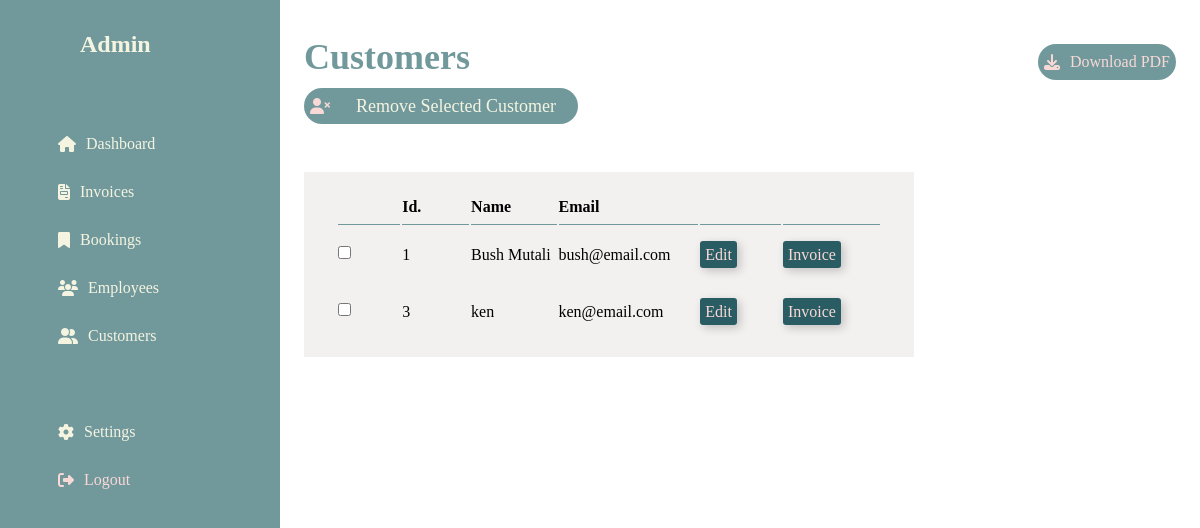
Before: /admin/dashboard.php?customers with the older database file.
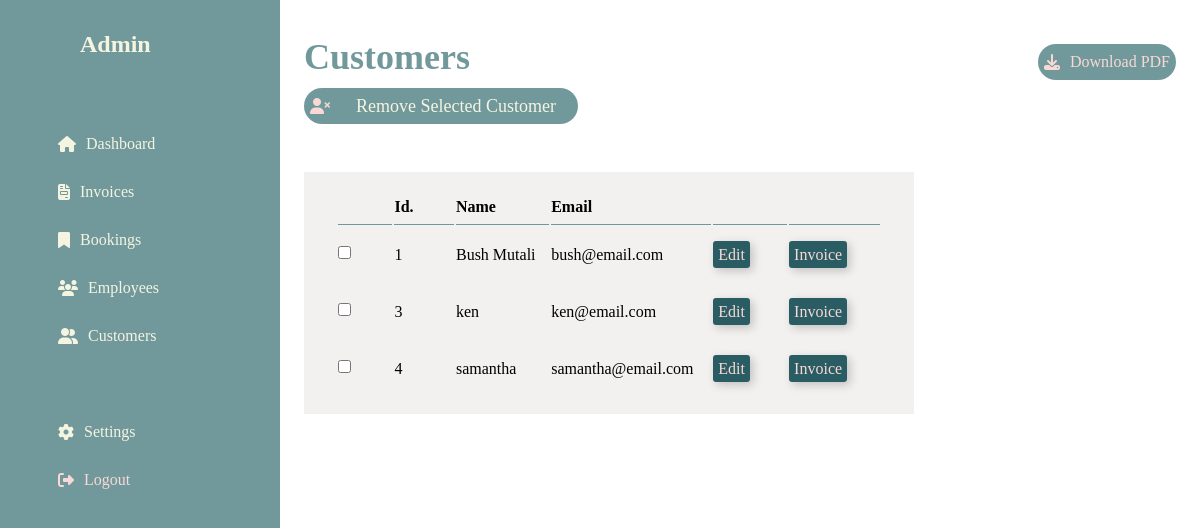
After: the same page with the newer database file.
### tables this page shows
CREATE TABLE `customers` (
  `id` int(11) NOT NULL,
  `customer_name` varchar(50) NOT NULL DEFAULT '0',
  `customer_email` varchar(200) NOT NULL,
  `customer_password` varchar(200) NOT NULL
);

### admin/customers.php (the view)
<div class="customer-admin-page scroll">
                <form method="post" action="../config/forms.php">
                <div class="header-title">
                    <a href="" class="btn-download">
                        <i class="fa-solid fa-user-xmark"></i>
                        <span class="text"><input type="submit" name="delete-customer" value="Remove Selected Customer"></span>
                    </a>
                </div>
                     <table class="scroll">
                    <thead>
                        <tr>
                        <th> </th>
                        <th>Id.</th>
                        <th>Name</th>
                        <th>Email</th>
                        <th> </th>
                        <th> </th>
                        </tr>
                    </thead>
                        <tbody>
                        <?php foreach ($customers as $customer): ?>
                        <tr>
                            <td><input type="checkbox" name="username[]" value="<?=$customer['id']?>"></td>
                            <td><?=$customer['id']?></td>
                            <td><?=$customer['customer_name']?></td>
                            <td><?=$customer['customer_email']?></td>
                            <td><a href="edit.php?id=<?= $customer['id']; ?>&name=<?= $customer['customer_name'];?>&email=<?= $customer['customer_email'];?>">edit</a></td>
                            <td><a href="">Invoice</a></td>
                        </tr>
                        <?php endforeach; ?>
                    </tbody>
                </table>
                </form>
            </div>

Changed rows visible on the page:
added customers: id "4", customer_name "samantha", customer_email "samantha@email.com"
